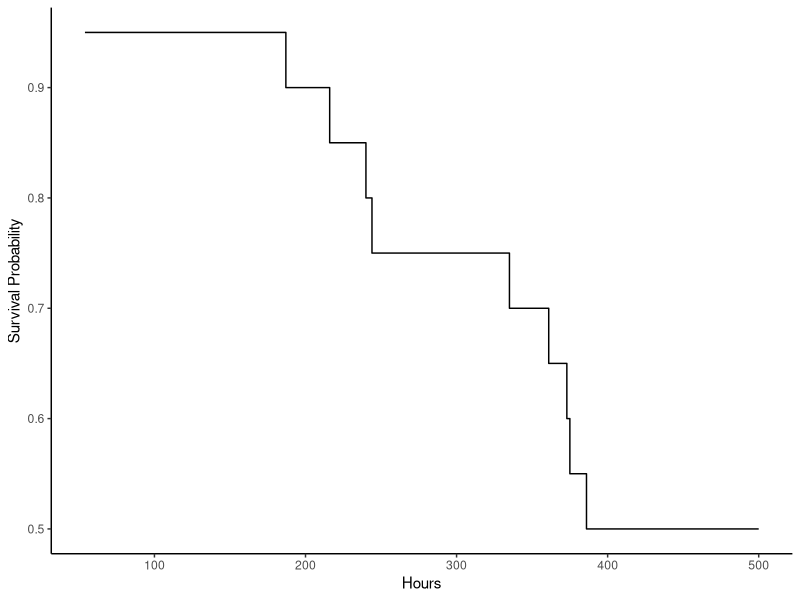
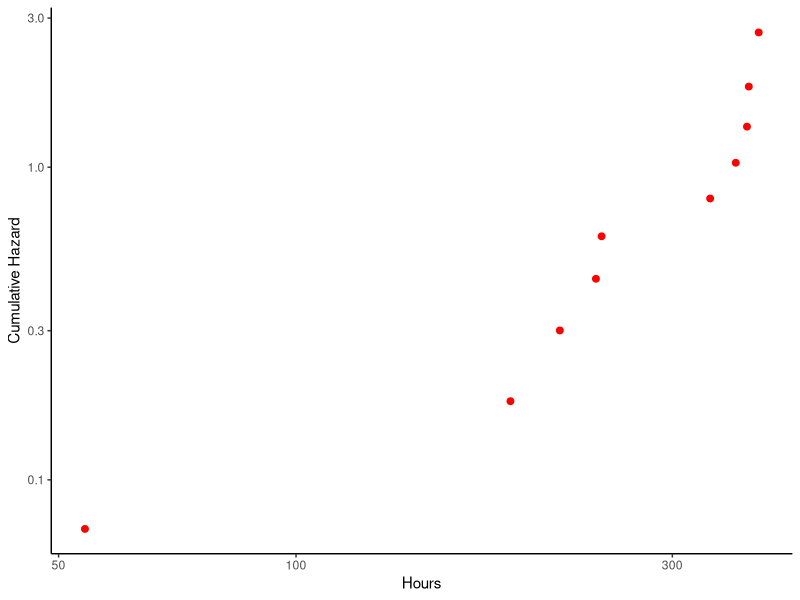
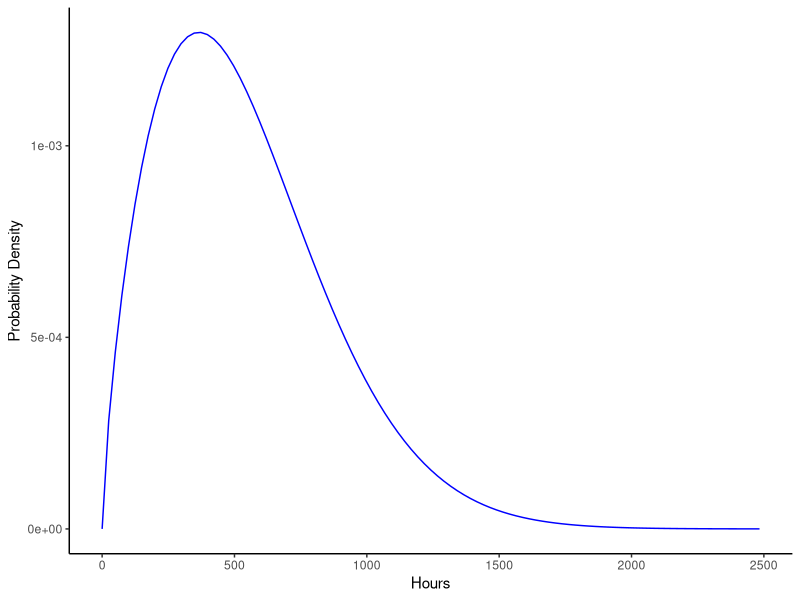

Write the R code that produced these figures, in order.
## ---- chunk 1
#| label: tbl-apr-413-data
#| tbl-cap: "Weibull MLE example data"
#| code-fold: true
#| message: false
library(tidyverse)

tibble(
  Time = c(54, 187, 216, 240, 244, 335, 361, 373, 375, 386, 500),
  Censored = c(rep(0, 10), 1),
  Frequency = c(rep(1, 10), 10)
) |>
  knitr::kable(align = "rrr")
## ---- chunk 2
#| label: fig-apr-413-survival-curve
#| fig-cap: "Kaplan-Meier survival curve"
#| code-fold: true
#| message: false
library(survival)

failures <- c(54, 187, 216, 240, 244, 335, 361, 373, 375, 386)
y <- Surv(c(failures, rep(500, 10)), c(rep(1, length(failures)), rep(0, 10)))
ys <- survfit(y ~ 1, type = "kaplan-meier")

km <- tibble(time = ys$time, survival = ys$surv)
ggplot(km, aes(time, survival)) +
  geom_step() +
  labs(x = "Hours", y = "Survival Probability") +
  theme_classic()
## ---- chunk 3
#| label: fig-apr-413-probability-plot
#| fig-cap: "Weibull probability plot"
#| code-fold: true
p <- (seq_along(failures) - 0.3) / (length(failures) + 0.4)

ggplot(tibble(time = failures, y = -log(1 - p)), aes(time, y)) +
  geom_point(shape = 19, color = "red", size = 2) +
  scale_x_log10() +
  scale_y_log10() +
  labs(x = "Hours", y = "Cumulative Hazard") +
  theme_classic()
## ---- chunk 4
#| label: verify-apr-413-mle
#| code-fold: true
yw <- survreg(y ~ 1, dist = "weibull")
eta_hat <- unname(exp(coef(yw)[1]))
beta_hat <- unname(1 / yw$scale)
loglik <- yw$loglik[1]
aic_weibull <- extractAIC(yw)[2]

yl <- survreg(y ~ 1, dist = "lognormal")
aic_lognormal <- extractAIC(yl)[2]

tibble(
  Statistic = c("eta (characteristic life)", "beta (shape)", "log-likelihood", "Weibull AIC", "Lognormal AIC"),
  Value = c(round(eta_hat, 4), round(beta_hat, 4), round(loglik, 3), round(aic_weibull, 2), round(aic_lognormal, 2))
) |>
  knitr::kable(align = "lr")
## ---- chunk 5
#| label: fig-apr-413-density
#| fig-cap: "Probability density of fitted Weibull distribution"
#| code-fold: true
mu_hat <- eta_hat * gamma(1 + 1 / beta_hat)
sigma_hat <- eta_hat * sqrt(gamma(1 + 2 / beta_hat) - gamma(1 + 1 / beta_hat)^2)

ggplot(tibble(x = seq(0, mu_hat + 6 * sigma_hat, length.out = 200)), aes(x)) +
  stat_function(fun = dweibull, args = list(shape = beta_hat, scale = eta_hat), color = "blue") +
  labs(x = "Hours", y = "Probability Density") +
  theme_classic()
## ---- chunk 6
#| label: verify-apr-413-moments
#| code-fold: true
tibble(Statistic = c("mu (mean)", "sigma (std. dev.)"), Value = c(round(mu_hat, 3), round(sigma_hat, 3))) |>
  knitr::kable(align = "lr")
